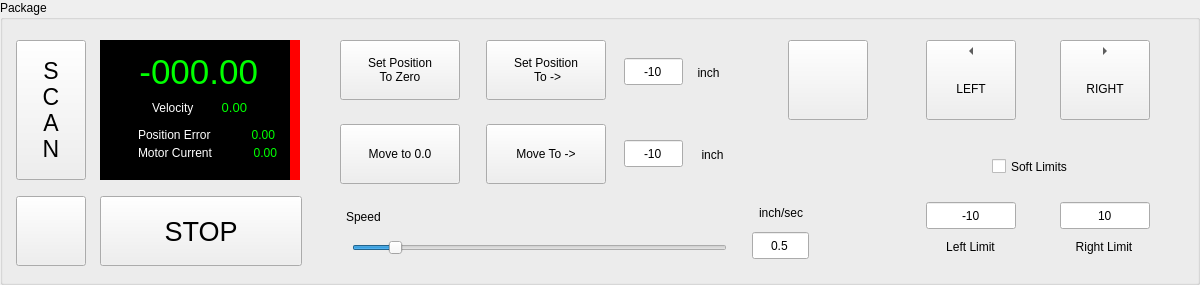
     <widget class="QGroupBox" name="groupBox_5">
      <property name="geometry">
       <rect>
        <x>20</x>
        <y>22</y>
        <width>1200</width>
        <height>285</height>
       </rect>
      </property>
      <property name="title">
       <string>Package</string>
      </property>
      <widget class="QWidget" name="widget_2" native="true">
       <property name="geometry">
        <rect>
         <x>100</x>
         <y>40</y>
         <width>200</width>
         <height>140</height>
        </rect>
       </property>
       <property name="styleSheet">
        <string notr="true">background-color: rgb(0, 0, 0);</string>
       </property>
       <widget class="QLabel" name="label_scan_position">
        <property name="geometry">
         <rect>
          <x>14</x>
          <y>6</y>
          <width>144</width>
          <height>52</height>
         </rect>
        </property>
        <property name="font">
         <font>
          <family>MS Shell Dlg 2</family>
          <pointsize>26</pointsize>
          <weight>50</weight>
          <italic>false</italic>
          <bold>false</bold>
         </font>
        </property>
        <property name="styleSheet">
         <string notr="true">color: rgb(0, 255, 0);
font: 26pt &quot;MS Shell Dlg 2&quot;;</string>
        </property>
        <property name="text">
         <string>-000.00</string>
        </property>
        <property name="alignment">
         <set>Qt::AlignRight|Qt::AlignTrailing|Qt::AlignVCenter</set>
        </property>
       </widget>
       <widget class="QWidget" name="horizontalLayoutWidget_7">
        <property name="geometry">
         <rect>
          <x>52</x>
          <y>56</y>
          <width>95</width>
          <height>23</height>
         </rect>
        </property>
        <layout class="QHBoxLayout" name="horizontalLayout_19">
         <item>
          <widget class="QLabel" name="label_32">
           <property name="styleSheet">
            <string notr="true">color: rgb(255, 255, 255);</string>
           </property>
           <property name="text">
            <string>Velocity</string>
           </property>
          </widget>
         </item>
         <item>
          <widget class="QLabel" name="label_velocity_scan">
           <property name="font">
            <font>
             <family>MS Shell Dlg 2</family>
             <pointsize>10</pointsize>
             <weight>50</weight>
             <italic>false</italic>
             <bold>false</bold>
            </font>
           </property>
           <property name="styleSheet">
            <string notr="true">color: rgb(0, 255, 0);
font: 10pt &quot;MS Shell Dlg 2&quot;;
</string>
           </property>
           <property name="text">
            <string>0.00</string>
           </property>
           <property name="alignment">
            <set>Qt::AlignRight|Qt::AlignTrailing|Qt::AlignVCenter</set>
           </property>
          </widget>
         </item>
        </layout>
       </widget>
       <widget class="QWidget" name="horizontalLayoutWidget_8">
        <property name="geometry">
         <rect>
          <x>38</x>
          <y>84</y>
          <width>137</width>
          <height>21</height>
         </rect>
        </property>
        <layout class="QHBoxLayout" name="horizontalLayout_20">
         <item>
          <widget class="QLabel" name="label_33">
           <property name="styleSheet">
            <string notr="true">color: rgb(255, 255, 255);</string>
           </property>
           <property name="text">
            <string>Position Error</string>
           </property>
          </widget>
         </item>
         <item>
          <widget class="QLabel" name="label_scan_position_error">
           <property name="styleSheet">
            <string notr="true">color: rgb(0, 255, 0);</string>
           </property>
           <property name="text">
            <string>0.00</string>
           </property>
           <property name="alignment">
            <set>Qt::AlignRight|Qt::AlignTrailing|Qt::AlignVCenter</set>
           </property>
          </widget>
         </item>
        </layout>
       </widget>
       <widget class="QWidget" name="horizontalLayoutWidget_14">
        <property name="geometry">
         <rect>
          <x>38</x>
          <y>102</y>
          <width>139</width>
          <height>21</height>
         </rect>
        </property>
        <layout class="QHBoxLayout" name="horizontalLayout_22">
         <item>
          <widget class="QLabel" name="label_35">
           <property name="styleSheet">
            <string notr="true">color: rgb(255, 255, 255);</string>
           </property>
           <property name="text">
            <string>Motor Current</string>
           </property>
          </widget>
         </item>
         <item>
          <widget class="QLabel" name="label_scan_motor_current">
           <property name="styleSheet">
            <string notr="true">color: rgb(0, 255, 0);</string>
           </property>
           <property name="text">
            <string>0.00</string>
           </property>
           <property name="alignment">
            <set>Qt::AlignRight|Qt::AlignTrailing|Qt::AlignVCenter</set>
           </property>
          </widget>
         </item>
        </layout>
       </widget>
       <widget class="QLabel" name="scan_current_bar">
        <property name="geometry">
         <rect>
          <x>190</x>
          <y>0</y>
          <width>10</width>
          <height>140</height>
         </rect>
        </property>
        <property name="styleSheet">
         <string notr="true">background-color: rgb(255, 0, 0);</string>
        </property>
        <property name="text">
         <string/>
        </property>
       </widget>
      </widget>
      <widget class="QPushButton" name="set_scan_position_zero">
       <property name="enabled">
        <bool>true</bool>
       </property>
       <property name="geometry">
        <rect>
         <x>340</x>
         <y>40</y>
         <width>120</width>
         <height>60</height>
        </rect>
       </property>
       <property name="text">
        <string>Set Position
To Zero</string>
       </property>
      </widget>
      <widget class="QLineEdit" name="set_scan_position_edit">
       <property name="geometry">
        <rect>
         <x>624</x>
         <y>58</y>
         <width>59</width>
         <height>27</height>
        </rect>
       </property>
       <property name="text">
        <string>-10</string>
       </property>
       <property name="alignment">
        <set>Qt::AlignCenter</set>
       </property>
      </widget>
      <widget class="QPushButton" name="set_scan_position_to">
       <property name="enabled">
        <bool>true</bool>
       </property>
       <property name="geometry">
        <rect>
         <x>486</x>
         <y>40</y>
         <width>120</width>
         <height>60</height>
        </rect>
       </property>
       <property name="text">
        <string>Set Position
 To -&gt;</string>
       </property>
      </widget>
      <widget class="QLabel" name="label_34">
       <property name="geometry">
        <rect>
         <x>688</x>
         <y>62</y>
         <width>41</width>
         <height>21</height>
        </rect>
       </property>
       <property name="text">
        <string>inch</string>
       </property>
       <property name="alignment">
        <set>Qt::AlignCenter</set>
       </property>
      </widget>
      <widget class="QPushButton" name="move_scan_to_zero">
       <property name="enabled">
        <bool>true</bool>
       </property>
       <property name="geometry">
        <rect>
         <x>340</x>
         <y>124</y>
         <width>120</width>
         <height>60</height>
        </rect>
       </property>
       <property name="text">
        <string>Move to 0.0</string>
       </property>
      </widget>
      <widget class="QLineEdit" name="move_scan_to_edit">
       <property name="geometry">
        <rect>
         <x>624</x>
         <y>140</y>
         <width>59</width>
         <height>27</height>
        </rect>
       </property>
       <property name="text">
        <string>-10</string>
       </property>
       <property name="alignment">
        <set>Qt::AlignCenter</set>
       </property>
      </widget>
      <widget class="QPushButton" name="move_scan_to_position">
       <property name="enabled">
        <bool>true</bool>
       </property>
       <property name="geometry">
        <rect>
         <x>486</x>
         <y>124</y>
         <width>120</width>
         <height>60</height>
        </rect>
       </property>
       <property name="text">
        <string>Move To -&gt;</string>
       </property>
      </widget>
      <widget class="QLabel" name="label_38">
       <property name="geometry">
        <rect>
         <x>692</x>
         <y>144</y>
         <width>41</width>
         <height>21</height>
        </rect>
       </property>
       <property name="text">
        <string>inch</string>
       </property>
       <property name="alignment">
        <set>Qt::AlignCenter</set>
       </property>
      </widget>
      <widget class="QPushButton" name="enable_scan_axis">
       <property name="geometry">
        <rect>
         <x>16</x>
         <y>40</y>
         <width>70</width>
         <height>140</height>
        </rect>
       </property>
       <property name="font">
        <font>
         <pointsize>17</pointsize>
        </font>
       </property>
       <property name="text">
        <string>S
C
A
N</string>
       </property>
      </widget>
      <widget class="QPushButton" name="scan_axis_sign_toggle">
       <property name="geometry">
        <rect>
         <x>16</x>
         <y>196</y>
         <width>70</width>
         <height>70</height>
        </rect>
       </property>
       <property name="font">
        <font>
         <pointsize>22</pointsize>
        </font>
       </property>
       <property name="text">
        <string/>
       </property>
       <property name="icon">
        <iconset>
         <normaloff>Icons/plus.ico</normaloff>Icons/plus.ico</iconset>
       </property>
       <property name="checkable">
        <bool>true</bool>
       </property>
      </widget>
      <widget class="QPushButton" name="stop_scan_axis">
       <property name="geometry">
        <rect>
         <x>100</x>
         <y>196</y>
         <width>202</width>
         <height>70</height>
        </rect>
       </property>
       <property name="font">
        <font>
         <pointsize>20</pointsize>
        </font>
       </property>
       <property name="text">
        <string>STOP</string>
       </property>
      </widget>
      <widget class="QLabel" name="label_40">
       <property name="geometry">
        <rect>
         <x>750</x>
         <y>202</y>
         <width>62</width>
         <height>21</height>
        </rect>
       </property>
       <property name="text">
        <string>inch/sec</string>
       </property>
       <property name="alignment">
        <set>Qt::AlignCenter</set>
       </property>
      </widget>
      <widget class="QLineEdit" name="scan_axis_speed_edit">
       <property name="geometry">
        <rect>
         <x>752</x>
         <y>232</y>
         <width>57</width>
         <height>27</height>
        </rect>
       </property>
       <property name="text">
        <string>0.5</string>
       </property>
       <property name="alignment">
        <set>Qt::AlignCenter</set>
       </property>
      </widget>
      <widget class="QSlider" name="scan_axis_speed_slider">
       <property name="geometry">
        <rect>
         <x>352</x>
         <y>233</y>
         <width>375</width>
         <height>30</height>
        </rect>
       </property>
       <property name="minimum">
        <number>1</number>
       </property>
       <property name="maximum">
        <number>400000</number>
       </property>
       <property name="singleStep">
        <number>1500</number>
       </property>
       <property name="pageStep">
        <number>15000</number>
       </property>
       <property name="value">
        <number>10000</number>
       </property>
       <property name="orientation">
        <enum>Qt::Horizontal</enum>
       </property>
      </widget>
      <widget class="QLabel" name="label_39">
       <property name="geometry">
        <rect>
         <x>346</x>
         <y>200</y>
         <width>67</width>
         <height>33</height>
        </rect>
       </property>
       <property name="text">
        <string>Speed</string>
       </property>
       <property name="margin">
        <number>9</number>
       </property>
      </widget>
      <widget class="QToolButton" name="jog_right">
       <property name="geometry">
        <rect>
         <x>1060</x>
         <y>40</y>
         <width>90</width>
         <height>80</height>
        </rect>
       </property>
       <property name="layoutDirection">
        <enum>Qt::LeftToRight</enum>
       </property>
       <property name="text">
        <string>RIGHT</string>
       </property>
       <property name="toolButtonStyle">
        <enum>Qt::ToolButtonTextUnderIcon</enum>
       </property>
       <property name="arrowType">
        <enum>Qt::RightArrow</enum>
       </property>
      </widget>
      <widget class="QToolButton" name="jog_left">
       <property name="geometry">
        <rect>
         <x>926</x>
         <y>40</y>
         <width>90</width>
         <height>80</height>
        </rect>
       </property>
       <property name="layoutDirection">
        <enum>Qt::LeftToRight</enum>
       </property>
       <property name="text">
        <string>LEFT</string>
       </property>
       <property name="toolButtonStyle">
        <enum>Qt::ToolButtonTextUnderIcon</enum>
       </property>
       <property name="arrowType">
        <enum>Qt::LeftArrow</enum>
       </property>
      </widget>
      <widget class="QLineEdit" name="right_soft_limit_edit">
       <property name="geometry">
        <rect>
         <x>1060</x>
         <y>202</y>
         <width>90</width>
         <height>27</height>
        </rect>
       </property>
       <property name="text">
        <string>10</string>
       </property>
       <property name="alignment">
        <set>Qt::AlignCenter</set>
       </property>
      </widget>
      <widget class="QLabel" name="label_30">
       <property name="geometry">
        <rect>
         <x>1064</x>
         <y>236</y>
         <width>80</width>
         <height>21</height>
        </rect>
       </property>
       <property name="text">
        <string>Right Limit</string>
       </property>
       <property name="alignment">
        <set>Qt::AlignCenter</set>
       </property>
      </widget>
      <widget class="QLineEdit" name="left_soft_limit_edit">
       <property name="geometry">
        <rect>
         <x>926</x>
         <y>202</y>
         <width>90</width>
         <height>27</height>
        </rect>
       </property>
       <property name="text">
        <string>-10</string>
       </property>
       <property name="alignment">
        <set>Qt::AlignCenter</set>
       </property>
      </widget>
      <widget class="QLabel" name="label_31">
       <property name="geometry">
        <rect>
         <x>936</x>
         <y>236</y>
         <width>69</width>
         <height>21</height>
        </rect>
       </property>
       <property name="text">
        <string>Left Limit</string>
       </property>
       <property name="alignment">
        <set>Qt::AlignCenter</set>
       </property>
      </widget>
      <widget class="QCheckBox" name="set_soft_limits">
       <property name="geometry">
        <rect>
         <x>992</x>
         <y>154</y>
         <width>105</width>
         <height>25</height>
        </rect>
       </property>
       <property name="text">
        <string>Soft Limits</string>
       </property>
       <property name="checked">
        <bool>false</bool>
       </property>
      </widget>
      <widget class="QPushButton" name="activate_gamepad_scan">
       <property name="geometry">
        <rect>
         <x>788</x>
         <y>40</y>
         <width>80</width>
         <height>80</height>
        </rect>
       </property>
       <property name="text">
        <string/>
       </property>
       <property name="icon">
        <iconset>
         <normaloff>gamepad.png</normaloff>gamepad.png</iconset>
       </property>
       <property name="iconSize">
        <size>
         <width>65</width>
         <height>65</height>
        </size>
       </property>
       <property name="checkable">
        <bool>true</bool>
       </property>
      </widget>
     </widget>
